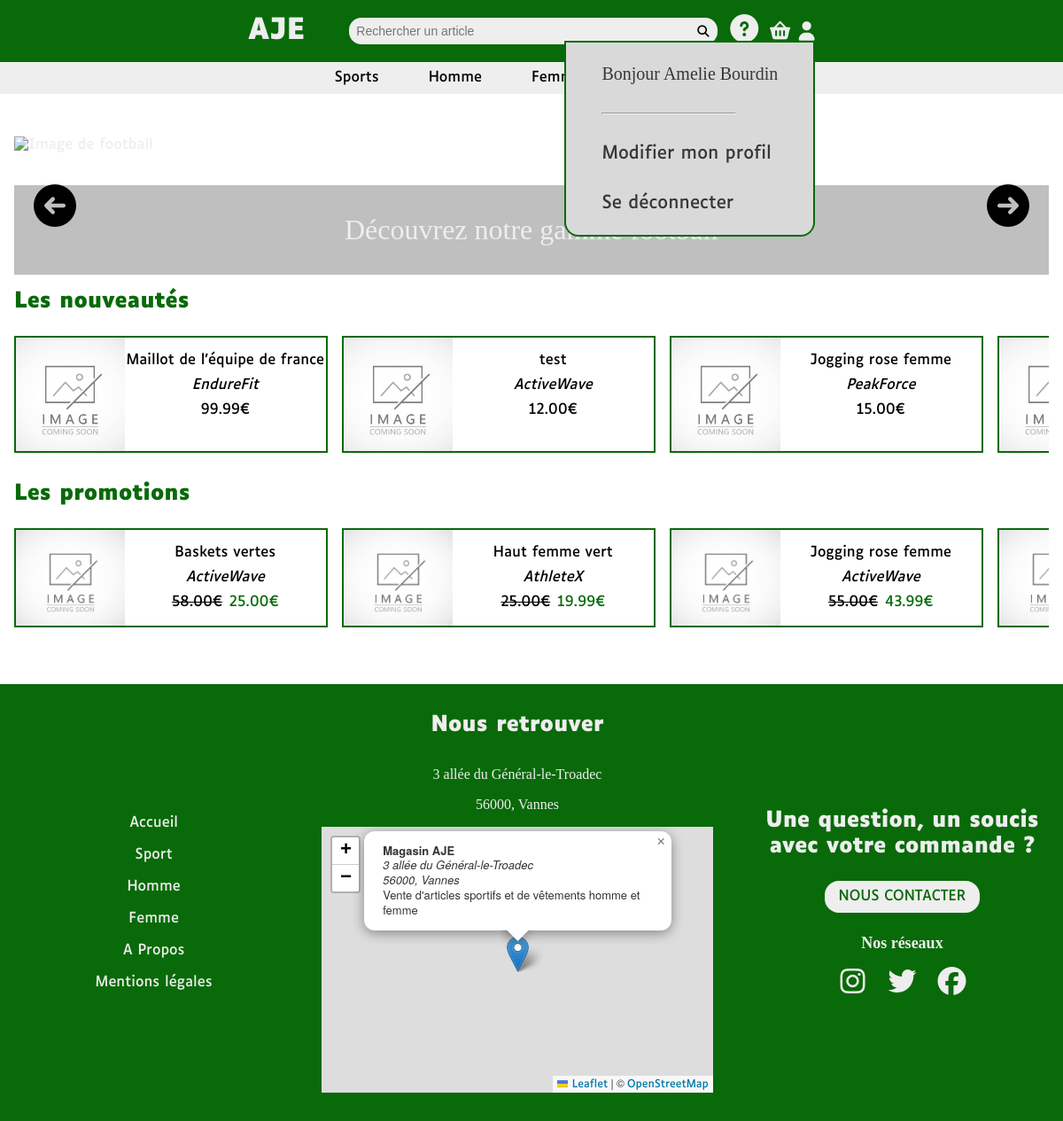
Page /index.php (signed in) on the committed database.
### tables this page shows
CREATE TABLE `ARTICLE` (
  `id_article` int(11) NOT NULL,
  `id_article_informations` int(11) NOT NULL,
  `deleted_at` date DEFAULT NULL
);

CREATE TABLE `ARTICLE_INFORMATIONS` (
  `id_article_informations` int(11) NOT NULL,
  `article_name` varchar(50) NOT NULL,
  `description` varchar(255) NOT NULL,
  `image_repertory` varchar(50) NOT NULL,
  `id_category` int(11) NOT NULL,
  `id_brand` int(11) NOT NULL
);

CREATE TABLE `BRAND` (
  `id_brand` int(11) NOT NULL,
  `brand_label` varchar(50) DEFAULT NULL
);

### app/controller/StaticPageController.php (called while the page is built, shortened)
<?php
class StaticPageController
{
    public function home()
    {
        $dbArt = new DBArticle();
        $latestArticles = $dbArt->getLatestArticles();
        $promotions = $dbArt->getArticlesInPromotions();
        require(VIEW . '/homePage.php');
    }
}

### index.php (called while the page is built, shortened)
<?php
new Router();

### app/model/DBConnexion.php (called while the page is built, shortened)
<?php
class DBConnexion
{
    private static ?DBConnexion $instance = null;
    private \PDO $connexion;
    private function __construct()
    {
        try {
            $this->connexion = new \PDO("mysql:host=" . $_ENV['DB_HOST'] . ";dbname=" . $_ENV['DB_NAME'], $_ENV['DB_USER'], $_ENV['DB_PASSWORD']);
            $this->connexion->setAttribute(\PDO::ATTR_ERRMODE, \PDO::ERRMODE_EXCEPTION);
        } catch (\PDOException $e) {
            throw new \Exception("Identifiant ou mot de passe incorrect" . $e->getMessage());
        }
    }
    public static function getInstance(): DBConnexion
    {
        if (self::$instance === null) {
            self::$instance = new self();
        }
        return self::$instance;
    }
    public function getConnexion() : \PDO
    {
        return $this->connexion;
    }
}

### app/model/DBArticle.php (called while the page is built, shortened)
<?php
class DBArticle extends CoreModel
{
    public function __construct()
    {
        $this->tableName = "ARTICLE";
    }
    public function getArticlesInPromotions(string $limit = "10"): array
    {
        try {
            $query = $this->db->prepare("SELECT
    a.id_article as id,
    ai.article_name as article_name,
    ai.image_repertory,
    b.brand_label AS brand,
    normal.price AS normal_price,
    promo.price AS promo_price
FROM {$this->tableName} a
JOIN ARTICLE_INFORMATIONS ai
    ON ai.id_article_informations = a.id_article_informations
JOIN BRAND b
    ON b.id_brand = ai.id_brand
JOIN PRICE_HISTORY normal
    ON normal.id_article = a.id_article
    AND normal.end_date IS NULL
JOIN PRICE_HISTORY promo
    ON promo.id_article = a.id_article
    AND promo.end_date IS NOT NULL
    AND promo.end_date > CURDATE()
    AND promo.start_date <= CURDATE()
    AND a.deleted_at IS NULL
GROUP BY a.id_article_informations
LIMIT :limit");
            $query->bindValue(":limit", $limit, \PDO::PARAM_INT);
            $query->execute();
            return $query->fetchAll(\PDO::FETCH_ASSOC);
        } catch (\PDOException $e) {
            throw $e;
        }
    }
    public function getLatestArticles(string $limit = "10"): array
    {
        try {
            $query = $this->db->prepare("SELECT
    a.id_article as id,
    ai.article_name as article_name,
    ai.image_repertory,
    b.brand_label AS brand,
    normal.price AS normal_price,
    promo.price AS promo_price
FROM {$this->tableName} a
JOIN ARTICLE_INFORMATIONS ai
    ON ai.id_article_informations = a.id_article_informations
JOIN BRAND b
    ON b.id_brand = ai.id_brand
JOIN PRICE_HISTORY normal
    ON normal.id_article = a.id_article
    AND normal.end_date IS NULL
LEFT JOIN PRICE_HISTORY promo
    ON promo.id_article = a.id_article
    AND promo.end_date IS NOT NULL
    AND promo.end_date > CURDATE()
    AND promo.start_date <= CURDATE()
WHERE a.deleted_at IS NULL
    GROUP BY a.id_article_informations ORDER BY a.id_article_informations DESC
LIMIT :limit");
            $query->bindValue(":limit", $limit, \PDO::PARAM_INT);
            $query->execute();
            return $query->fetchAll(\PDO::FETCH_ASSOC);
        } catch (\PDOException $e) {
            throw $e;
        }
    }
}

### app/model/CoreModel.php (called while the page is built, shortened)
<?php
abstract class CoreModel
{
    public function __construct()
    {
        $this->db = DBConnexion::getInstance()->getConnexion();
    }
}

### app/view/templates/articleCard.php (the view)
<article class="articleCard" title="<?= $art['article_name'] ?>">
    <a href="?path=/article/<?= $art['id'] ?>" class="articleCardLink">
        <div class="articleCardImage">
            <img src="<?= $art['image'] ?>" alt="<?= $art['article_name'] ?>">
        </div>
        <div class="articleCardDescription">
            <p class="articleCardTitle"><?= $art['article_name'] ?></p>
            <p class="articleCardBrand"><em><?= $art['brand'] ?></em></p>
            <div class="price">
                <p class="<?= !is_null($art["promo_price"]) ? 'promotion' : 'normalPrice' ?>"><?= $art["normal_price"] ?>€</p>
                <?php if (isset($art['promo_price'])): ?>
                    <p class="promotionNewPrice"><?= $art['promo_price'] ?>€</p>
                <?php endif; ?>
            </div>
        </div>
    </a>
</article>

### app/view/homePage.php (shortened to what this page needs)
<?php require(LAYOUT . "/header.php"); ?>
<main class="container">
    <div id="homePage">
        <section class="slider">
            <div id="sliderWrapper">
                <div id="leftButton" class="sliderButton" onclick="previousSlide()">
                    <i class="fa-solid fa-circle-arrow-left"></i>
                </div>
                <div id="rightButton" class="sliderButton" onclick="nextSlide()">
                    <i class="fa-solid fa-circle-arrow-right"></i>
                </div>
                <div id="caption">
                    <p id="captionText">Découvrez notre gamme football</p>
                </div>
                <div id="sliderImages">
                    <div class="sliderImage" caption="Découvrez notre gamme football">
                        <a href="?path=/search/Football">
                            <img src="<?= IMAGE_LINK ?>/slider/slider1.webp" alt="Image de football">
                        </a>
                    </div>
                </div>
            </div>
        </section>
        <section id="lastestArticles">
            <h2>Les nouveautés</h2>
            <div class="articleCardSlider">
                <?php foreach ($latestArticles as $art) {
                    require(TEMPLATES . "/articleCard.php");
                } ?>
            </div>
        </section>
        <section id="promotions">
            <h2>Les promotions</h2>
            <div class="articleCardSlider">
                <?php foreach ($promotions as $art) {
                    require(TEMPLATES . "/articleCard.php");
                } ?>
            </div>
        </section>
    </div>
</main>
<?php require(LAYOUT . "/footer.php"); ?>

### static/css/style.css (style rules this page uses)
.articleCard { display: flex; flex: 0 0 350px; width: 100%; max-height: 130px; border: 2px solid #096a09; }
.articleCard .articleCardLink { display: flex; width: 100%; text-decoration: none; }
.articleCard .articleCardLink .articleCardImage { width: 35%; height: 100%; }
.articleCard .articleCardLink .articleCardImage img { width: 100%; height: 100%; object-fit: cover; }
.articleCard .articleCardLink .articleCardDescription { width: 65%; display: flex; flex-direction: column; align-items: center; gap: 8px; margin: 16px 0; }
.articleCard .articleCardLink .articleCardDescription .articleCardTitle, .articleCard .articleCardLink .articleCardDescription .articleCardBrand, .articleCard .articleCardLink .articleCardDescription .promotion, .articleCard .articleCardLink .articleCardDescription .normalPrice { text-align: center; color: black; }
#homePage { display: flex; flex-direction: column; gap: 16px; }
.articleCardSlider { display: flex; flex-wrap: nowrap; overflow-x: auto; gap: 16px; padding-bottom: 16px; }
.slider { width: 100%; overflow: hidden; position: relative; }
.slider #sliderWrapper { position: relative; width: 100%; }
.slider #sliderWrapper i { font-size: 48px; }
.slider #sliderWrapper #caption { position: absolute; display: flex; bottom: 0; width: 100%; z-index: 2; background-color: rgba(128, 128, 128, 0.5); padding: 32px 0; }
.slider #sliderWrapper #caption #captionText { text-align: center; width: 100%; color: #eeeeee; font-size: 32px; }
.slider #sliderWrapper #sliderImages { display: flex; width: 100%; }
.slider #sliderWrapper #sliderImages .sliderImage { min-width: 100%; width: 100%; }
.slider #sliderWrapper #sliderImages .sliderImage img { width: 100%; height: 100%; object-fit: cover; }
.slider #sliderWrapper #leftButton, .slider #sliderWrapper #rightButton { position: absolute; top: 50%; transform: translateY(-50%); z-index: 10; cursor: pointer; }
.slider #sliderWrapper #leftButton { left: 16px; }
.slider #sliderWrapper #rightButton { right: 16px; }
main { padding: 16px; box-sizing: border-box; }
main h2 { color: #096a09; font-family: "LucioleBold", "sans-serif"; margin-bottom: 24px; font-size: 24px; }
@media screen and (min-width: 750px) { main { max-width: 600px; margin: 0 auto; } }
* { margin: 0; padding: 0; accent-color: #096a09; }
body { margin: 0 auto; }
h1, h2, h3 { font-family: "LucioleBold", "sans-serif"; }
a { font-family: "Luciole", "sans-serif"; color: #eeeeee; text-decoration: none; }
.container { width: 100%; max-width: 1200px; margin: 0 auto; padding-top: 90px; }
.price { display: flex; gap: 8px; }
.price .promotion { text-decoration: line-through; }
.price .promotionNewPrice { color: #096a09; }
@media screen and (min-width: 1024px) { .container { padding-top: 0; } }

### rows in the picture
article: id_article_informations.article_name "Maillot de l'équipe de france", brand.brand_label "EndureFit", normal_price "99.99"
article: id_article_informations.article_name "test", brand.brand_label "ActiveWave", normal_price "12.00"
article: id_article_informations.article_name "Jogging rose femme", brand.brand_label "PeakForce", normal_price "15.00"
article: id_article_informations.article_name "Baskets vertes", brand.brand_label "ActiveWave", normal_price "58.00", promo_price "25.00"
article: id_article_informations.article_name "Haut femme vert", brand.brand_label "AthleteX", normal_price "25.00", promo_price "19.99"
article: id_article_informations.article_name "Jogging rose femme", brand.brand_label "ActiveWave", normal_price "55.00", promo_price "43.99"

### other values in the picture
$_SESSION['name'] "Amelie Bourdin"
